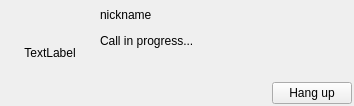
<?xml version="1.0" encoding="UTF-8"?>
<ui version="4.0">
 <class>SingleCallWidget</class>
 <widget class="QWidget" name="SingleCallWidget">
  <property name="geometry">
   <rect>
    <x>0</x>
    <y>0</y>
    <width>354</width>
    <height>106</height>
   </rect>
  </property>
  <property name="windowTitle">
   <string>Call with</string>
  </property>
  <layout class="QHBoxLayout" name="horizontalLayout_2">
   <property name="spacing">
    <number>2</number>
   </property>
   <property name="leftMargin">
    <number>2</number>
   </property>
   <property name="topMargin">
    <number>2</number>
   </property>
   <property name="rightMargin">
    <number>2</number>
   </property>
   <property name="bottomMargin">
    <number>2</number>
   </property>
   <item>
    <widget class="QLabel" name="userPixmap">
     <property name="minimumSize">
      <size>
       <width>96</width>
       <height>96</height>
      </size>
     </property>
     <property name="text">
      <string>TextLabel</string>
     </property>
     <property name="alignment">
      <set>Qt::AlignCenter</set>
     </property>
     <property name="textInteractionFlags">
      <set>Qt::NoTextInteraction</set>
     </property>
    </widget>
   </item>
   <item>
    <layout class="QVBoxLayout" name="verticalLayout">
     <item>
      <widget class="QLabel" name="nicknameLabel">
       <property name="text">
        <string>nickname</string>
       </property>
      </widget>
     </item>
     <item>
      <widget class="QLabel" name="statusLabel">
       <property name="text">
        <string>Call in progress...</string>
       </property>
      </widget>
     </item>
     <item>
      <widget class="Meter" name="levelMeter" native="true">
       <property name="minimumSize">
        <size>
         <width>250</width>
         <height>0</height>
        </size>
       </property>
      </widget>
     </item>
     <item>
      <layout class="QHBoxLayout" name="horizontalLayout">
       <item>
        <spacer name="horizontalSpacer">
         <property name="orientation">
          <enum>Qt::Horizontal</enum>
         </property>
         <property name="sizeHint" stdset="0">
          <size>
           <width>158</width>
           <height>20</height>
          </size>
         </property>
        </spacer>
       </item>
       <item>
        <widget class="QPushButton" name="hangupButton">
         <property name="text">
          <string>Hang up</string>
         </property>
        </widget>
       </item>
      </layout>
     </item>
    </layout>
   </item>
  </layout>
 </widget>
 <customwidgets>
  <customwidget>
   <class>Meter</class>
   <extends>QWidget</extends>
   <header>Meter.h</header>
   <container>0</container>
   <slots>
    <slot>setRange(int,int)</slot>
    <slot>setValue(int)</slot>
   </slots>
  </customwidget>
 </customwidgets>
 <resources/>
 <connections/>
</ui>
